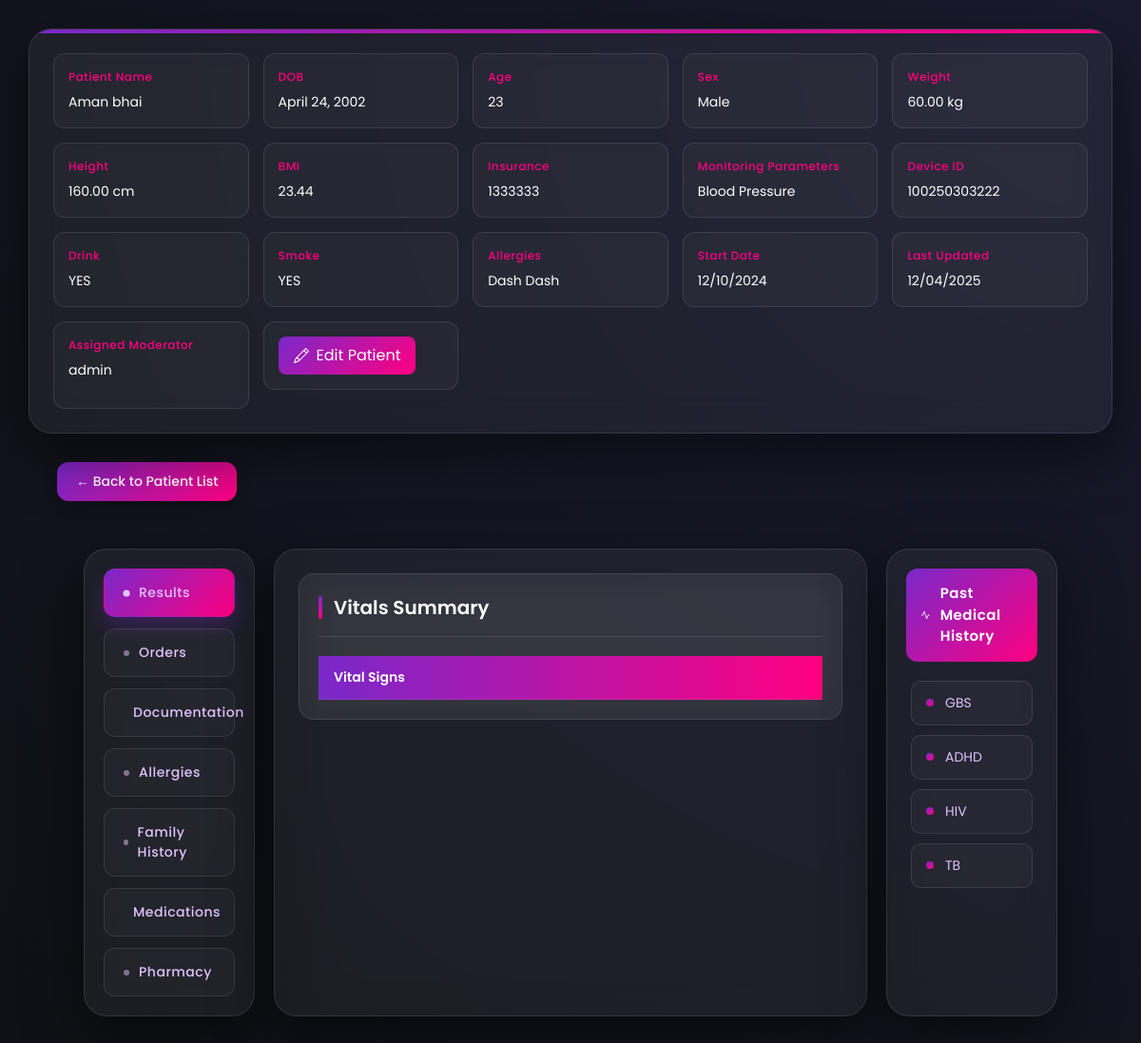
/patient_home/ (signed in), run on the app's committed database.
### rpm_users/models.py (models this page shows, shortened)
class Patient(models.Model):
    SEX_CHOICES = (('Male', 'Male'), ('Female', 'Female'), ('Others', 'Others'),)
    MONITORING_CHOICES = (('Blood Pressure', 'Blood Pressure'), ('Heart Rate', 'Heart Rate'), ('SPO2', 'SPO2'),("Temperature", "Temperature"),)
    user = models.OneToOneField(User, on_delete=models.CASCADE, blank=True, null=True)
    date_of_birth = models.DateField(blank=True, null=True)
    height = models.DecimalField(blank=True, null=True, max_digits=10, decimal_places=2)
    weight = models.DecimalField(blank=True, null=True, max_digits=10, decimal_places=2)
    insurance = models.CharField(blank=True, null=True, max_length=255)
    sex = models.CharField(blank=True, max_length=10, null=True, choices=SEX_CHOICES)
    bmi = models.DecimalField(blank=True, max_digits=10, decimal_places=2, null=True)
    phone_number = models.CharField(max_length=15, blank=True, null=True)
    monitoring_parameters = models.CharField(blank=True, max_length=20, null=True, choices=MONITORING_CHOICES)
    device_serial_number = models.BigIntegerField(null=True, blank=True, unique=True)
    pharmacy_info = models.TextField(blank=True, null=True)
    allergies = models.TextField(blank=True, null=True)
    smoke = models.CharField(choices=(('YES', 'YES'), ('NO', 'NO'),), default='NO', max_length=3)
    drink = models.CharField(choices=(('YES', 'YES'), ('NO', 'NO'),), default='NO', max_length=3)
    family_history = models.TextField(null=True, blank=True)
    medications = models.TextField(null=True, blank=True)
    id = models.UUIDField(default=uuid.uuid4, primary_key=True, editable=False)
    created_at = models.DateTimeField(auto_now_add=True)
    updated_at = models.DateTimeField(auto_now=True)
    moderator_assigned = models.ForeignKey('Moderator', blank=True, null=True, on_delete=models.SET_NULL, related_name='moderators')
    @property
    def age(self):
        if self.date_of_birth:
            today = date.today()
            age = today.year - self.date_of_birth.year
            if today.month < self.date_of_birth.month or (today.month == self.date_of_birth.month and today.day < self.date_of_birth.day):
                age -= 1
            return age
        return None

class Moderator(models.Model):
    user = models.OneToOneField(User, on_delete=models.CASCADE, null=True, blank=True)

class PastMedicalHistory(models.Model):
    PMH_CHOICES = ((
        ('GBS', 'Guillain-Barré Syndrome'),
        ('ALS', 'Amyotrophic Lateral Sclerosis'),
        ('SLE', 'Systemic Lupus Erythematosus'),
        ('ITP', 'Idiopathic Thrombocytopenic Purpura'),
        ('MG', 'Myasthenia Gravis'),
        ('DKA', 'Diabetic Ketoacidosis'),
        ('ARDS', 'Acute Respiratory Distress Syndrome'),
        ('LCa', 'Lung Cancer'),
        ('PCa', 'Pancreatic Cancer'),
        ('CCa', 'Colon Cancer'),
        ('TCa', 'Thyroid Cancer'),
        ('SCa', 'Skin Cancer'),
        ('GCa', 'Gastric Cancer'),
        ('PCa', 'Prostate Cancer'),
        ('TeCa', 'Testicular Cancer'),
        ('BrCa', 'Breast Cancer'),
        ('OvCa', 'Ovarian Cancer'),
        ('TTP', 'Thrombotic Thrombocytopenic Purpura'),
        ('HLH', 'Hemophagocytic Lymphohistiocytosis'),
        ('HSP', 'Henoch-Schönlein Purpura'),
        ('SCID', 'Severe Combined Immunodeficiency'),
        ('PKU', 'Phenylketonuria'),
        ('POTS', 'Postural Orthostatic Tachycardia Syndrome'),
        ('CRPS', 'Complex Regional Pain Syndrome'),
        ('NMO', 'Neuromyelitis Optica'),
        ('HUS', 'Hemolytic Uremic Syndrome'),
        ('SMA', 'Spinal Muscular Atrophy'),
        ('DM', 'Diabetes Mellitus'),
        ('HTN', 'Hypertension'),
        ('AF', 'Atrial Fibrillation'),
        ('CHF', 'Congestive Heart Failure'),
        ('COPD', 'Chronic Obstructive Pulmonary Disease'),
        ('Hpxa', 'Hypoxia'),
        ('Hyca', 'Hypercapnea'),
        ('CKD', 'Chronic Kidney Disease'),
        ('ESRD', 'End Stage Renal Disease'),
        ('GERD', 'Gastroesophageal Reflux Disease'),
        ('OA', 'Osteoarthritis'),
        ('CAD', 'Coronary Artery Disease'),
        ('RA', 'Rheumatoid Arthritis'),
        ('UTI', 'Urinary Tract Infection'),
        ('URI', 'Upper Respiratory Infection'),
        ('BPH', 'Benign Prostatic Hyperplasia'),
        ('HLD', 'Hyperlipidemia'),
        ('TIA', 'Transient Ischemic Attack'),
        ('CVA', 'Cerebrovascular Accident (Stroke)'),
        ('MI', 'Myocardial Infarction'),
        ('PNA', 'Pneumonia'),
        ('TB', 'Tuberculosis'),
        ('HIV', 'Human Immunodeficiency Virus'),
        ('ADHD', 'Attention-Deficit/Hyperactivity Disorder'),
        ('ASD', 'Autism Spectrum Disorder'),
        ('MDD', 'Major Depressive Disorder'),
        ('GAD', 'Generalized Anxiety Disorder'),
        ('PTSD', 'Post-Traumatic Stress Disorder'),
        ('Peff', 'Pleural Effusion'),
        ('N/A', 'N/A'),
    ))
    patient = models.ForeignKey(Patient, on_delete=models.CASCADE, related_name='medical_history')
    pmh = models.CharField(choices=PMH_CHOICES, default="N/A", max_length=100)
    id = models.UUIDField(default=uuid.uuid4, primary_key=True, editable=False)

### rpm_users/views.py (the view)
# urls.py: path('patient_home/', views.patient_home, name='patient_home'),
@login_required
def patient_home(request):
    try:
        patient = Patient.objects.get(user=request.user)
        reports = Reports.objects.filter(patient=patient).order_by('-created_at')
        context = {
            'patient': patient,
            'reports': reports
        }
        return render(request, 'reports/patient_home.html', context)
    except Patient.DoesNotExist:
        logout(request)
        return redirect('patient_login')

### templates/reports/patient_home.html (shortened to what this page needs)
<!DOCTYPE html>
<html lang="en">
  <head>
    <script src="https://cdn.tailwindcss.com"></script>
  </head>
  <body>
    <div class="patient-details">
      <div>
        <strong>Patient Name</strong>
        <span>{{patient.user.first_name}} {{patient.user.last_name}}</span>
      </div>
      <div>
        <strong>DOB</strong>
        <span>{{patient.date_of_birth}}</span>
      </div>
      <div>
        <strong>Age</strong>
        <span>{{patient.age}}</span>
      </div>
      <div>
        <strong>Sex</strong>
        <span>{{patient.sex}}</span>
      </div>
      <div>
        <strong>Weight</strong>
        <span>{{patient.weight}} kg</span>
      </div>
      <div>
        <strong>Height</strong>
        <span>{{patient.height}} cm</span>
      </div>
      <div>
        <strong>BMI</strong>
        <span>{{patient.bmi}}</span>
      </div>
      <div>
        <strong>Insurance</strong>
        <span>{{patient.insurance}}</span>
      </div>
      <div>
        <strong>Monitoring Parameters</strong>
        <span>{{patient.monitoring_parameters}}</span>
      </div>
      <div>
        <strong>Device ID</strong>
        <span>{{patient.device_serial_number}}</span>
      </div>
      <div>
        <strong>Drink</strong>
        <span>{{patient.drink}}</span>
      </div>
      <div>
        <strong>Smoke</strong>
        <span>{{patient.smoke}}</span>
      </div>
      <div>
        <strong>Allergies</strong>
        <span>{{patient.allergies|default:"None"}}</span>
      </div>
      <div>
        <strong>Start Date</strong>
        <span>{{patient.created_at|date:"d/m/Y"}}</span>
      </div>
      <div>
        <strong>Last Updated</strong>
        <span>{{patient.updated_at|date:"d/m/Y"}}</span>
      </div>
      <div>
        <strong>Assigned Moderator</strong>
        <span>{{patient.moderator_assigned.user.username}}</span>
      </div>
      <div style="display: flex; justify-content: space-between; align-items: center; width: 100%; margin-bottom: 20px;">
        <a href="{% url 'edit_patient' patient.id %}" class="edit-btn">
          <button style="background: linear-gradient(135deg, var(--primary), var(--secondary)); color: white; padding: 8px 16px; border-radius: 8px; border: none; cursor: pointer; display: inline-flex; align-items: center; gap: 8px;">
            Edit Patient
          </button>
        </a>
      </div>
    </div>
    <div style="margin: 20px 0;">
        <a href="/view-patient/" class="back-btn">← Back to Patient List</a>
    </div>
    <div class="container">
      <div class="left-panel">
        <div class="tabs">
          <div class="active" onclick="showTab('results')">Results</div>
          <div onclick="showTab('orders')">Orders</div>
          <div onclick="showTab('documentation')">Documentation</div>
          <div onclick="showTab('allergies')">Allergies</div>
          <div onclick="showTab('family_history')">Family History</div>
          <div onclick="showTab('medications')">Medications</div>
          <div onclick="showTab('pharmacy')">Pharmacy</div>
        </div>
      </div>
      <div class="main-content">
        <div class="content">
          <div id="results" class="table-container">
            <h3>Vitals Summary</h3>
            <div class="scrollable">
              <table>
                <thead>
                  <tr>
                    <th class="fixed-left">Vital Signs</th>
                  </tr>
                </thead>
              </table>
            </div>
          </div>
        </div>
      </div>
      <div class="right-panel">
        <div class="medical-history-section">
          <div class="section-header">
            <svg width="20" height="20" viewBox="0 0 24 24" fill="none" stroke="currentColor" stroke-width="2" class="header-icon">
              <path d="M22 12h-4l-3 9L9 3l-3 9H2"/>
            </svg>
            Past Medical History
          </div>
          <div class="pmh-list">
            {% if patient.medical_history.all %}
                {% for condition in patient.medical_history.all %}
                    <div class="pmh-item">
                        <div class="condition-marker"></div>
                        <span>{{ condition.pmh }}</span>
                    </div>
                {% endfor %}
            {% endif %}
          </div>
        </div>
      </div>
    </div>
  </body>
</html>

### data on the page
Patient: user.first_name "Aman", user.last_name "bhai", date_of_birth "April 24, 2002", age "23", sex "Male", weight "60.00", height "160.00", bmi "23.44", insurance "1333333", monitoring_parameters "Blood Pressure", device_serial_number "100250303222", drink "YES", smoke "YES", allergies "Dash Dash", created_at "12/10/2024", updated_at "12/04/2025", moderator_assigned.user.username "admin"
PastMedicalHistory: pmh "GBS"
PastMedicalHistory: pmh "ADHD"
PastMedicalHistory: pmh "HIV"
PastMedicalHistory: pmh "TB"
